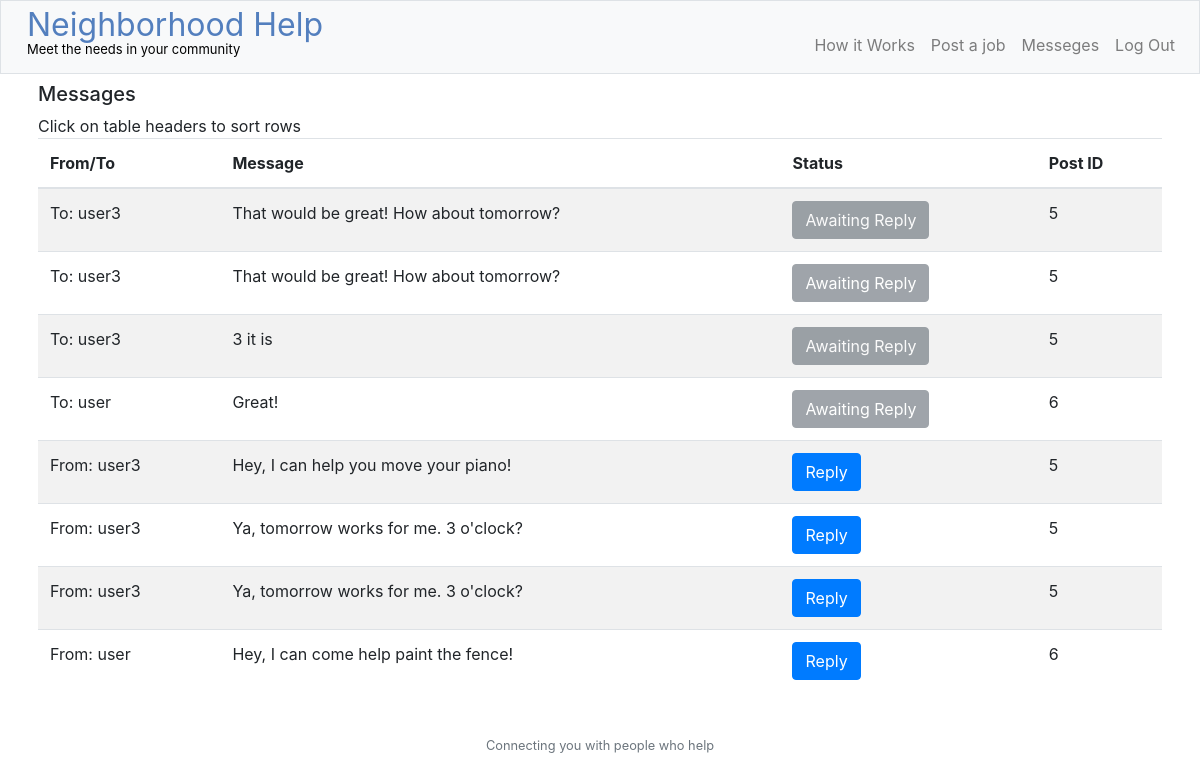
The page /messenger (signed in) on the database its author committed.
### tables this page shows
CREATE TABLE "messages" (
"message_id"INTEGER NOT NULL PRIMARY KEY AUTOINCREMENT UNIQUE,
"user_id_1"INTEGER NOT NULL,
"user_id_2"INTEGER NOT NULL,
"message"TEXT NOT NULL,
"read"INTEGER DEFAULT 0,
"post_id_m"INTEGER NOT NULL,
FOREIGN KEY("user_id_1") REFERENCES "users"("id"),
FOREIGN KEY("user_id_2") REFERENCES "users"("id"),
FOREIGN KEY("post_id_m") REFERENCES "posts"("post_id")
);

CREATE TABLE "users" (
"id"INTEGER NOT NULL PRIMARY KEY AUTOINCREMENT,
"username"TEXT NOT NULL,
"hash"TEXT NOT NULL,
"hours"NUMERIC
);

### application.py (the view, shortened to what this page needs)
@app.route("/messenger", methods=["GET","POST"])
def messenger():
    messeges_rec = db.execute("SELECT * FROM messages JOIN users ON messages.user_id_2=users.id WHERE user_id_1 = :user_id_1",
        user_id_1=session["user_id"])
    messeges_sent = db.execute("SELECT * FROM messages JOIN users ON messages.user_id_1=users.id WHERE user_id_2 = :user_id_2",
        user_id_2=session["user_id"])
    return render_template("messenger.html", messeges_sent=messeges_sent, messeges_rec=messeges_rec)

### application.py (called while the page is built)
@app.after_request
def after_request(response):
    response.headers["Cache-Control"] = "no-cache, no-store, must-revalidate"
    response.headers["Expires"] = 0
    response.headers["Pragma"] = "no-cache"
    return response

### templates/messenger.html (shortened to what this page needs)
{% extends "layout.html" %}
{% block main %}
  <h5>Messages</h5>
<div class="container">
  <div class="row">
  <div class="col" style="padding: 0;">
      <table class="table table-striped overflow-hidden" id="index_table">
        <thead>
          <tr class="tr-link">
            <th onclick="sortTable(0)" scope="col">From/To</th>
            <th onclick="sortTable(1)" scope="col">Message</th>
            <th onclick="sortTable(1)" scope="col">Status</th>
            <th onclick="sortTable(2)" scope="col">Post ID</th>
          </tr>
        </thead>
        <tbody>
            {% for message in messeges_sent %}
            {% set postlocation = "http://9da8f99f-464a-4b93-bd4c-f58994d6b665-ide.cs50.xyz/viewpost?post_id=" ~ message['post_id_m']  %}
                <tr>
                  <td>To: {{ message['username'] }}</td>
                  <td>{{ message['message'] }}</td>
                  <td><button type="button" class="btn btn-secondary" disabled>Awaiting Reply</button></td>
                  <td class="clickable tr-link" onclick="document.location='{{ postlocation }}'" style="cursor:hand">
                      {{ message['post_id_m'] }}</td>
                </tr>
            {% endfor %}
            {% for message in messeges_rec %}
            {% set postlocation = "http://9da8f99f-464a-4b93-bd4c-f58994d6b665-ide.cs50.xyz/viewpost?post_id=" ~ message['post_id_m']  %}
                <tr>
                  <td>From: {{ message['username'] }}</td>
                  <td>{{ message['message'] }}</td>
                  <td><button type="button" class="btn btn-primary" data-toggle="modal"
                  data-target="#exampleModal" data-whatever="{{ message['username'] }}"
                  data-post_id_input="{{ message['post_id_m'] }}" data-post_user_input="{{ message['user_id_2'] }}">Reply</button></td>
                  <td class="clickable tr-link" onclick="document.location='{{ postlocation }}'" style="cursor:hand">
                      {{ message['post_id_m'] }}</td>
                </tr>
            {% endfor %}
        </tbody>
      </table>
    </div>
{% endblock %}

### static/styles.css (style rules this page uses)
.tr-link { cursor:pointer; }

### rows shown on the page
messages: username "user3", message "That would be great! How about tomorrow?", post_id_m "5"
messages: username "user3", message "That would be great! How about tomorrow?", post_id_m "5"
messages: username "user3", message "3 it is", post_id_m "5"
messages: username "user", message "Great!", post_id_m "6"
messages: username "user3", message "Hey, I can help you move your piano!", post_id_m "5"
messages: username "user3", message "Ya, tomorrow works for me. 3 o'clock?", post_id_m "5"
messages: username "user3", message "Ya, tomorrow works for me. 3 o'clock?", post_id_m "5"
messages: username "user", message "Hey, I can come help paint the fence!", post_id_m "6"
